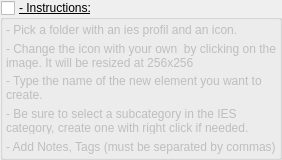
                  <widget class="QGroupBox" name="groupBox_sgInstructionsAdd_3">
                   <property name="minimumSize">
                    <size>
                     <width>0</width>
                     <height>160</height>
                    </size>
                   </property>
                   <property name="maximumSize">
                    <size>
                     <width>16777215</width>
                     <height>160</height>
                    </size>
                   </property>
                   <property name="font">
                    <font>
                     <pointsize>9</pointsize>
                     <bold>false</bold>
                     <underline>true</underline>
                    </font>
                   </property>
                   <property name="title">
                    <string>- Instructions:</string>
                   </property>
                   <property name="checkable">
                    <bool>true</bool>
                   </property>
                   <property name="checked">
                    <bool>false</bool>
                   </property>
                   <layout class="QVBoxLayout" name="verticalLayout_23">
                    <property name="leftMargin">
                     <number>3</number>
                    </property>
                    <property name="topMargin">
                     <number>3</number>
                    </property>
                    <property name="rightMargin">
                     <number>3</number>
                    </property>
                    <property name="bottomMargin">
                     <number>3</number>
                    </property>
                    <item>
                     <widget class="QLabel" name="label_sgInstructionsAdd_line01_3">
                      <property name="font">
                       <font>
                        <pointsize>9</pointsize>
                        <bold>false</bold>
                        <underline>false</underline>
                       </font>
                      </property>
                      <property name="text">
                       <string>- Pick a folder with an ies profil and an icon.</string>
                      </property>
                      <property name="wordWrap">
                       <bool>true</bool>
                      </property>
                     </widget>
                    </item>
                    <item>
                     <widget class="QLabel" name="label_sgInstructionsAdd_line02_3">
                      <property name="font">
                       <font>
                        <pointsize>9</pointsize>
                        <bold>false</bold>
                        <underline>false</underline>
                       </font>
                      </property>
                      <property name="text">
                       <string>- Change the icon with your own  by clicking on the image. It will be resized at 256x256</string>
                      </property>
                      <property name="wordWrap">
                       <bool>true</bool>
                      </property>
                     </widget>
                    </item>
                    <item>
                     <widget class="QLabel" name="label_sgInstructionsAdd_line03_3">
                      <property name="font">
                       <font>
                        <pointsize>9</pointsize>
                        <bold>false</bold>
                        <underline>false</underline>
                       </font>
                      </property>
                      <property name="text">
                       <string>- Type the name of the new element you want to create.</string>
                      </property>
                      <property name="wordWrap">
                       <bool>true</bool>
                      </property>
                     </widget>
                    </item>
                    <item>
                     <widget class="QLabel" name="label_sgInstructionsAdd_line04_3">
                      <property name="font">
                       <font>
                        <pointsize>9</pointsize>
                        <bold>false</bold>
                        <underline>false</underline>
                       </font>
                      </property>
                      <property name="text">
                       <string>- Be sure to select a subcategory in the IES category, create one with right click if needed.</string>
                      </property>
                      <property name="wordWrap">
                       <bool>true</bool>
                      </property>
                     </widget>
                    </item>
                    <item>
                     <widget class="QLabel" name="label_sgInstructionsAdd_line05_3">
                      <property name="font">
                       <font>
                        <pointsize>9</pointsize>
                        <bold>false</bold>
                        <underline>false</underline>
                       </font>
                      </property>
                      <property name="text">
                       <string>- Add Notes, Tags (must be separated by commas)</string>
                      </property>
                      <property name="wordWrap">
                       <bool>true</bool>
                      </property>
                     </widget>
                    </item>
                   </layout>
                  </widget>
